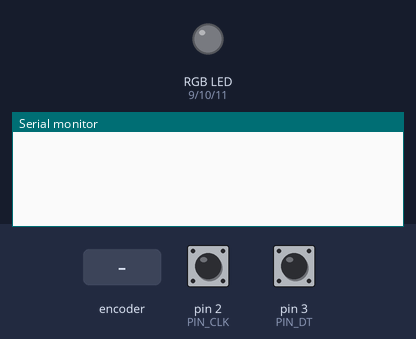
The sketch below on a simulated Arduino Uno, built with avr-gcc and run on an emulated ATmega328P. On the bench: an RGB LED mixed from three pins (HIGH = lit), the last lines printed to the serial monitor. Inputs (shaded band) come from the test bench; at power-on: pin 2 (PIN_CLK) HIGH, pin 3 (PIN_DT) HIGH.

Above: at 1.2 s.
1.3 s: rotary encoder on pin 2 (PIN_CLK) / pin 3 (PIN_DT) turned 1 step (first pin leading)
At 1.8 s:
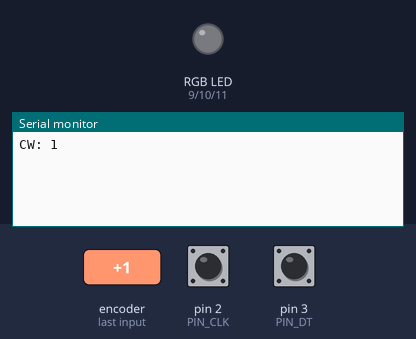
3.0 s: rotary encoder on pin 2 (PIN_CLK) / pin 3 (PIN_DT) turned 2 steps (second pin leading)
At 4.2 s:
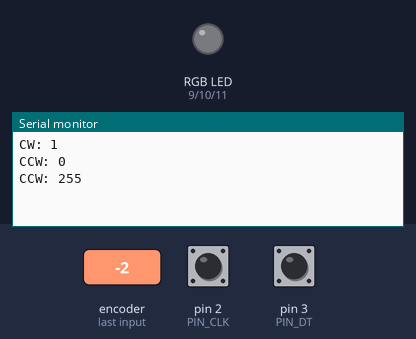

The sketch:

enkoder_bez_preruseni_a_rgb_led.ino
```cpp
/*
   Program detekuje otaceni enkoderu bez pouziti preruseni a nastavuje intenzitu LED.
*/

// makra pro pridruzeni identifikatoru

#define PIN_DT      3
#define PIN_CLK     2
#define PIN_SW      4
#define PIN_RED     9
#define PIN_GREEN   10
#define PIN_BLUE    11

byte predchoziCLK;
byte cislo = 0;

void setup() {

  // nastaveni digitalnich vstupu

  pinMode(PIN_CLK, INPUT);        // A
  pinMode(PIN_DT, INPUT);         // B
  pinMode(PIN_SW, INPUT_PULLUP);  // tlacitko

  // nastaveni analogoveho vystupu

  pinMode(PIN_RED, OUTPUT);
  pinMode(PIN_GREEN, OUTPUT);
  pinMode(PIN_BLUE, OUTPUT);

  // inicializace seriove linky

  Serial.begin(9600);

  // nacteni vychozi hodnoty CLK

  predchoziCLK = digitalRead(PIN_CLK);

}

void loop() {

  enkoder();

  // kratky delay proti zakmitu kontaktu

  delay(1);
}

void enkoder() {
  // nacteni aktualni hodnoty CLK

  byte aktualniCLK = digitalRead(PIN_CLK);

  // detekce nabezne hrany CLK

  if (aktualniCLK != predchoziCLK && aktualniCLK == true) {

    // detekce stavu DT

    if (digitalRead(PIN_DT) != aktualniCLK) {
      cislo++;
      Serial.print("CW: ");
    } else {
      cislo--;
      Serial.print("CCW: ");
    }

    // vypsani aktualniho cisla

    Serial.println(cislo);
  }

  // aktualizace predchoziho stavu CLK

  predchoziCLK = aktualniCLK;
}

/*
   vice info napriklad zde: https://lastminuteengineers.com/rotary-encoder-arduino-tutorial/
*/
```

Measured:
- after the input at 1.3 s, the serial monitor: prints a new line after 0.05 s (image 1)
- after the input at 3.0 s, the serial monitor: prints a new line after 0.08 s (image 2)
